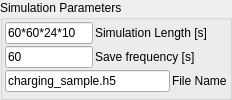
                  <widget class="QGroupBox" name="SimParamBox">
                   <property name="title">
                    <string>Simulation Parameters</string>
                   </property>
                   <layout class="QVBoxLayout" name="verticalLayout_6">
                    <property name="spacing">
                     <number>2</number>
                    </property>
                    <property name="leftMargin">
                     <number>2</number>
                    </property>
                    <property name="topMargin">
                     <number>2</number>
                    </property>
                    <property name="rightMargin">
                     <number>2</number>
                    </property>
                    <property name="bottomMargin">
                     <number>2</number>
                    </property>
                    <item>
                     <layout class="QHBoxLayout" name="horizontalLayout_12">
                      <item>
                       <widget class="QLineEdit" name="lineEdit_sim_time">
                        <property name="sizePolicy">
                         <sizepolicy hsizetype="Expanding" vsizetype="Fixed">
                          <horstretch>40</horstretch>
                          <verstretch>0</verstretch>
                         </sizepolicy>
                        </property>
                        <property name="toolTip">
                         <string>Length of the simulation in seconds. Calculation is allowed, i.e. 60*60*24*10 (s*min*h*d)</string>
                        </property>
                        <property name="text">
                         <string>60*60*24*10</string>
                        </property>
                       </widget>
                      </item>
                      <item>
                       <widget class="QLabel" name="label_sim_time">
                        <property name="sizePolicy">
                         <sizepolicy hsizetype="Expanding" vsizetype="Fixed">
                          <horstretch>60</horstretch>
                          <verstretch>0</verstretch>
                         </sizepolicy>
                        </property>
                        <property name="toolTip">
                         <string>Length of the simulation in seconds. Calculation is allowed, i.e. 60*60*24*10 (s*min*h*d)</string>
                        </property>
                        <property name="text">
                         <string>Simulation Length [s]</string>
                        </property>
                       </widget>
                      </item>
                     </layout>
                    </item>
                    <item>
                     <layout class="QHBoxLayout" name="horizontalLayout_13">
                      <item>
                       <widget class="QLineEdit" name="lineEdit_save_sim_frequency">
                        <property name="enabled">
                         <bool>true</bool>
                        </property>
                        <property name="sizePolicy">
                         <sizepolicy hsizetype="Expanding" vsizetype="Fixed">
                          <horstretch>40</horstretch>
                          <verstretch>0</verstretch>
                         </sizepolicy>
                        </property>
                        <property name="mouseTracking">
                         <bool>false</bool>
                        </property>
                        <property name="toolTip">
                         <string>Save the 2D animation to h5-file every so many seconds.</string>
                        </property>
                        <property name="text">
                         <string>60</string>
                        </property>
                       </widget>
                      </item>
                      <item>
                       <widget class="QLabel" name="label_save_sim_frequency">
                        <property name="sizePolicy">
                         <sizepolicy hsizetype="Expanding" vsizetype="Fixed">
                          <horstretch>60</horstretch>
                          <verstretch>0</verstretch>
                         </sizepolicy>
                        </property>
                        <property name="toolTip">
                         <string>Save the 2D animation to h5-file every so many seconds.</string>
                        </property>
                        <property name="text">
                         <string>Save frequency [s]</string>
                        </property>
                       </widget>
                      </item>
                     </layout>
                    </item>
                    <item>
                     <layout class="QHBoxLayout" name="horizontalLayout_14">
                      <item>
                       <widget class="QLineEdit" name="lineEdit_file_name">
                        <property name="enabled">
                         <bool>true</bool>
                        </property>
                        <property name="sizePolicy">
                         <sizepolicy hsizetype="Expanding" vsizetype="Fixed">
                          <horstretch>80</horstretch>
                          <verstretch>0</verstretch>
                         </sizepolicy>
                        </property>
                        <property name="mouseTracking">
                         <bool>false</bool>
                        </property>
                        <property name="toolTip">
                         <string>File name for the h5-File saving the animation matrices. Remember to add .h5 extension! Example file name: file_name.h5. Will be saved in same folder.</string>
                        </property>
                        <property name="text">
                         <string>charging_sample.h5</string>
                        </property>
                       </widget>
                      </item>
                      <item>
                       <widget class="QLabel" name="label_file_name">
                        <property name="sizePolicy">
                         <sizepolicy hsizetype="Expanding" vsizetype="Fixed">
                          <horstretch>10</horstretch>
                          <verstretch>0</verstretch>
                         </sizepolicy>
                        </property>
                        <property name="toolTip">
                         <string>&lt;html&gt;&lt;head/&gt;&lt;body&gt;&lt;p&gt;File name for the h5-File saving the animation matrices. Remember to add .h5 extension! Example: &amp;quot;file_name.h5&amp;quot;, will be saved in same folder. &amp;quot;../Results/Save_Matrix.h5&amp;quot; will be saved into the results folder with the name Save_Matrix.h5&lt;/p&gt;&lt;/body&gt;&lt;/html&gt;</string>
                        </property>
                        <property name="text">
                         <string>File Name</string>
                        </property>
                       </widget>
                      </item>
                     </layout>
                    </item>
                   </layout>
                  </widget>
